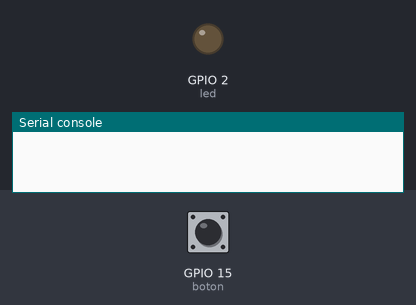
Recording of a program running on a simulated ESP32 board running MicroPython. Parts: output pins drawn as LEDs (lit = HIGH), the last lines printed to the serial console. Dashed ring = blinking. The inputs (shaded band) are chosen by the test bench; at power-on: GPIO 15 (boton) LOW.

Above: at 1.2 s.
1.3 s: GPIO 15 (boton) pulled HIGH for 3.2 s
7.5 s: GPIO 15 (boton) pulled HIGH for 1 s
At 9.0 s:
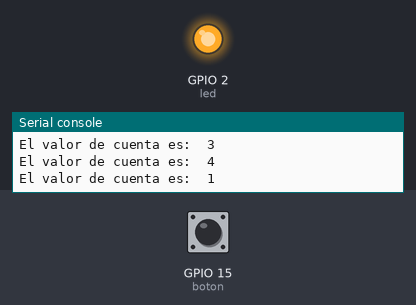
10.5 s: GPIO 15 (boton) pulled HIGH for 0.15 s
At 11.3 s:
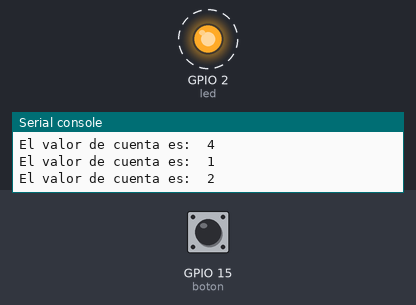
Timing chart, 0 to 16.0 s (numbered marks = the images above; inputs shaded):
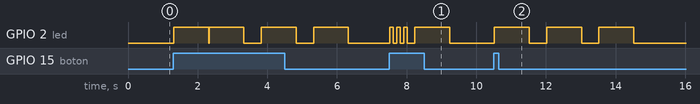

Measured:
- after the input at 7.5 s, GPIO 2 (led): LOW → HIGH at once, → LOW 0.10 s later, → HIGH 0.10 s later, → LOW 0.10 s later, … (8 changes in this stretch)
- after the input at 10.5 s, GPIO 2 (led): alternates HIGH for 1.0 s and LOW for 0.50 s, 6 changes in all, then stays LOW, starting at once

The program:

LED_FOR.py
```python
# Escribe tu código aquí :-)

import time
import machine

led = machine.Pin(2, machine.Pin.OUT)
boton = machine.Pin(15, machine.Pin.IN)
counter = 0
x = 0
while True:

    state = boton.value()
    time.sleep_ms(10)
    led.off()

    if (state == 1):
        counter += 1
        print("El valor de cuenta es: ", counter)

        if (counter == 1):
            led.on()
            time.sleep_ms(1000)
            led.off()
        elif(counter == 2):
            for x in range(3):
                led.on()
                time.sleep_ms(1000)
                led.off()
                time.sleep_ms(500)
        elif(counter == 3):
            for x in range(3):
                led.on()
                time.sleep_ms(100)
                led.off()
                time.sleep_ms(100)
        else:
            led.off()
            time.sleep_ms(100)
            counter = 0
```
